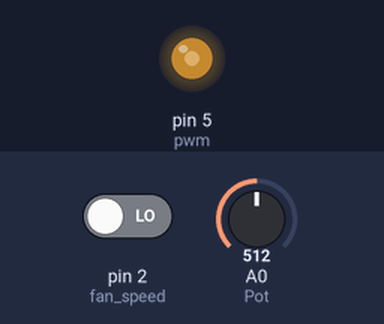
The sketch below on a simulated Arduino Nano, built with avr-gcc and run on an emulated ATmega328P. On the bench: output pins drawn as LEDs (lit = HIGH). Inputs (shaded band) come from the test bench; at power-on: A0 (Pot) = 512, pin 2 (fan_speed) LOW. What the sketch prints to the serial monitor is not drawn.

Above: at 1.2 s.
1.3 s: A0 (Pot) set to 910
At 10.8 s:
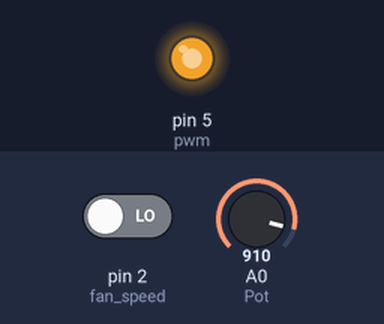
12.0 s: A0 (Pot) set to 935
At 22.4 s:
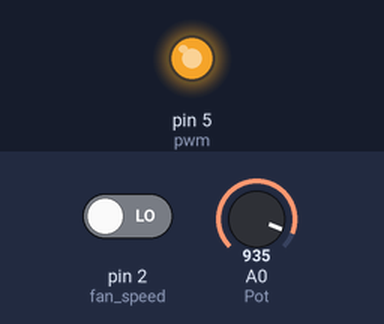
23.0 s: A0 (Pot) set to 716
At 24.1 s:
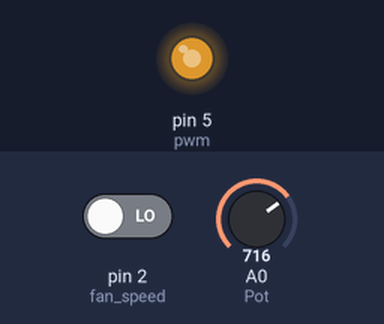
24.5 s: A0 (Pot) set to 220
At 34.5 s:
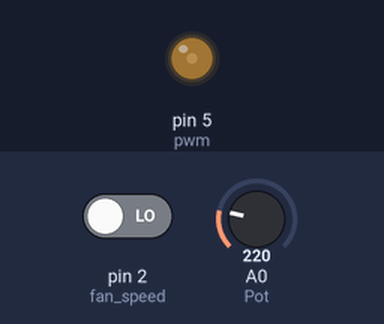
35.0 s: A0 (Pot) set to 0
At 45.0 s:
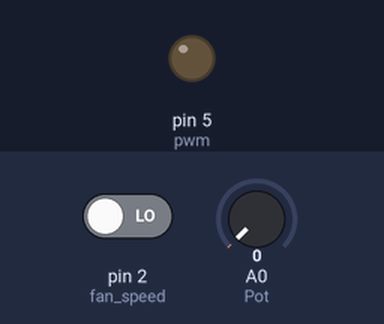
45.5 s: A0 (Pot) set to 511
At 55.4 s:
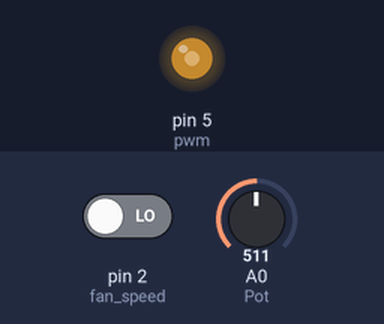
Timing chart, 0 to 56.9 s (numbered marks = the images above; inputs shaded):
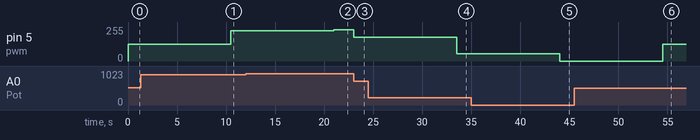

Measured:
- after the input at 1.3 s, pin 5 (pwm): 127/255 → 226/255 after 9.2 s
- after the input at 12.0 s, pin 5 (pwm): 226/255 → 233/255 after 9.0 s
- after the input at 23.0 s, pin 5 (pwm): 233/255 → 178/255 at once
- after the input at 24.5 s, pin 5 (pwm): 178/255 → 54/255 after 9.0 s
- after the input at 35.0 s, pin 5 (pwm): 54/255 → 0/255 after 9.0 s
- after the input at 45.5 s, pin 5 (pwm): 0/255 → 127/255 after 9.0 s

The sketch:

pwm_fan.ino
```cpp
/*
  Arduino Nano 使用pwm调节4线风扇转速
  D5接风扇的PWM，D2接风扇的测速端口，a0口接一个可调电阻，通过改变电阻来调节风扇转速
*/
#define pwm  5         //定义pwm输出io
#define fan_speed  2   //测速端口
//用电位器调节转速
#define Pot A0         //电位器输入引脚
int PotBuffer = 0;     //电位器读取数据缓存
int Speed_PWM = 0;
unsigned long duration = 0;

void setup()
{
  Serial.begin(9600);
  pinMode(pwm, OUTPUT);
  pinMode(fan_speed, INPUT);
}

void loop()
{
  PotBuffer = analogRead(Pot);                 //读取AD值
  Speed_PWM = map(PotBuffer, 0, 1023, 0, 255); //将AD值映射为PWM数值
  Serial.print("Speed_PWM=");
  Serial.print(Speed_PWM);
  //pwm输出，用可调电阻调节占空比0~255。Speed_PWM为0时风扇转速最高，大于235时风扇停止转动
  analogWrite(pwm, Speed_PWM );

  duration = 0;
  if (Speed_PWM < 230) {                    // 当风扇开始转动时，计算转速
    for (int i = 0; i < 5; i++) {           //高低电平变化5个周期（如果要精确的话，可以多取几次），取总计时间（微秒）
      duration += pulseIn(fan_speed, HIGH);
      duration += pulseIn(fan_speed, LOW);
    }
  } else {
    duration = 4294967295;          //如果风扇未转动，设置为unsigned long类型的最大值，让计算后风扇转速接近为0
  }
  duration = duration / 5;          //高低电平变化1次用时
  duration = 1000000 / duration;    // 1秒内可变化几次（即转化为风扇转速频率Hz）
  Serial.print("   f is ");
  Serial.print(duration);
  Serial.print(" HZ");
  duration = duration * 60;         //1分钟内可变化几次（即转换为风扇转速 转/分钟）
  Serial.print("  v is ");
  Serial.print(duration);
  Serial.println(" r/min");

  delay(500);
}
```
